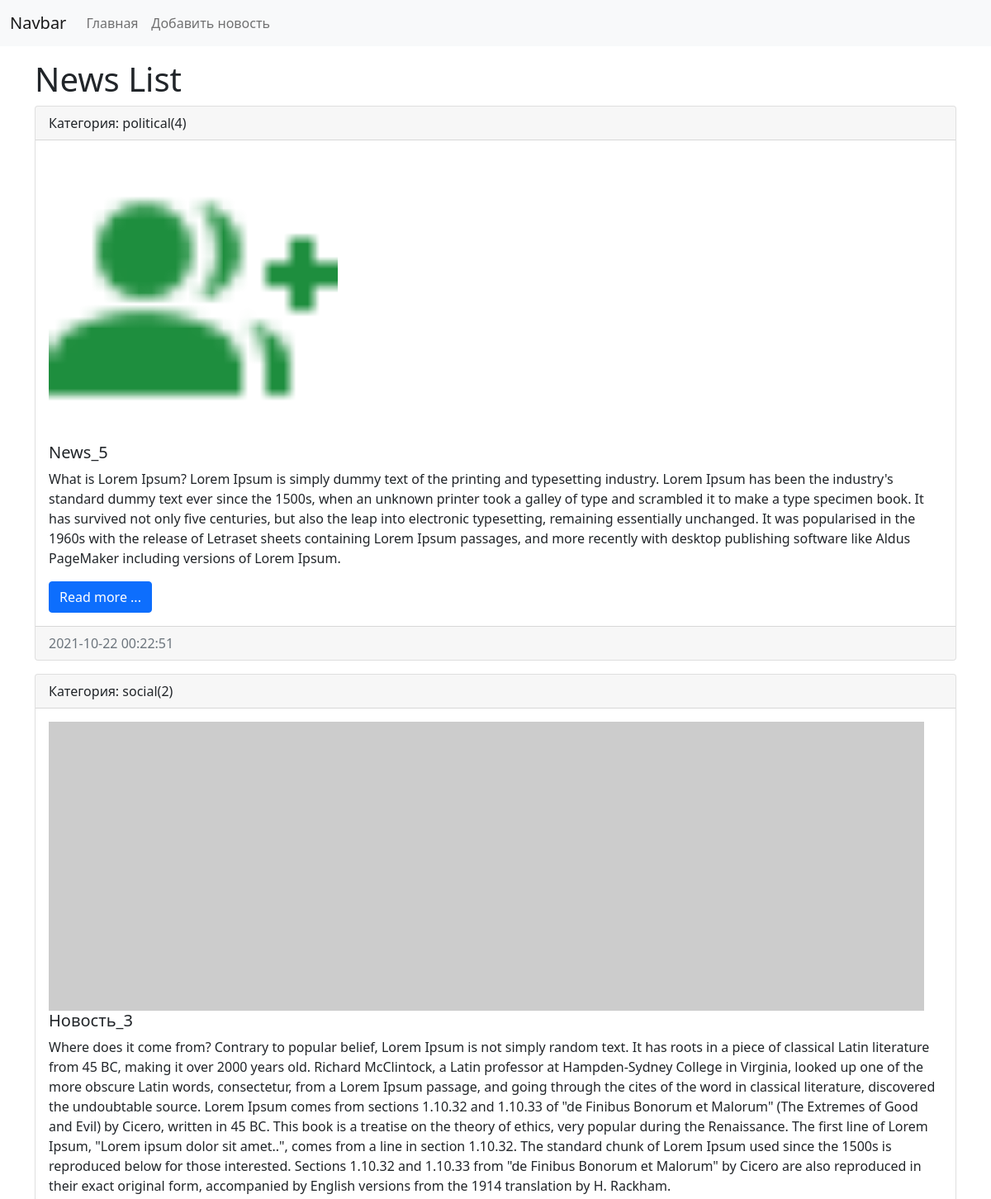
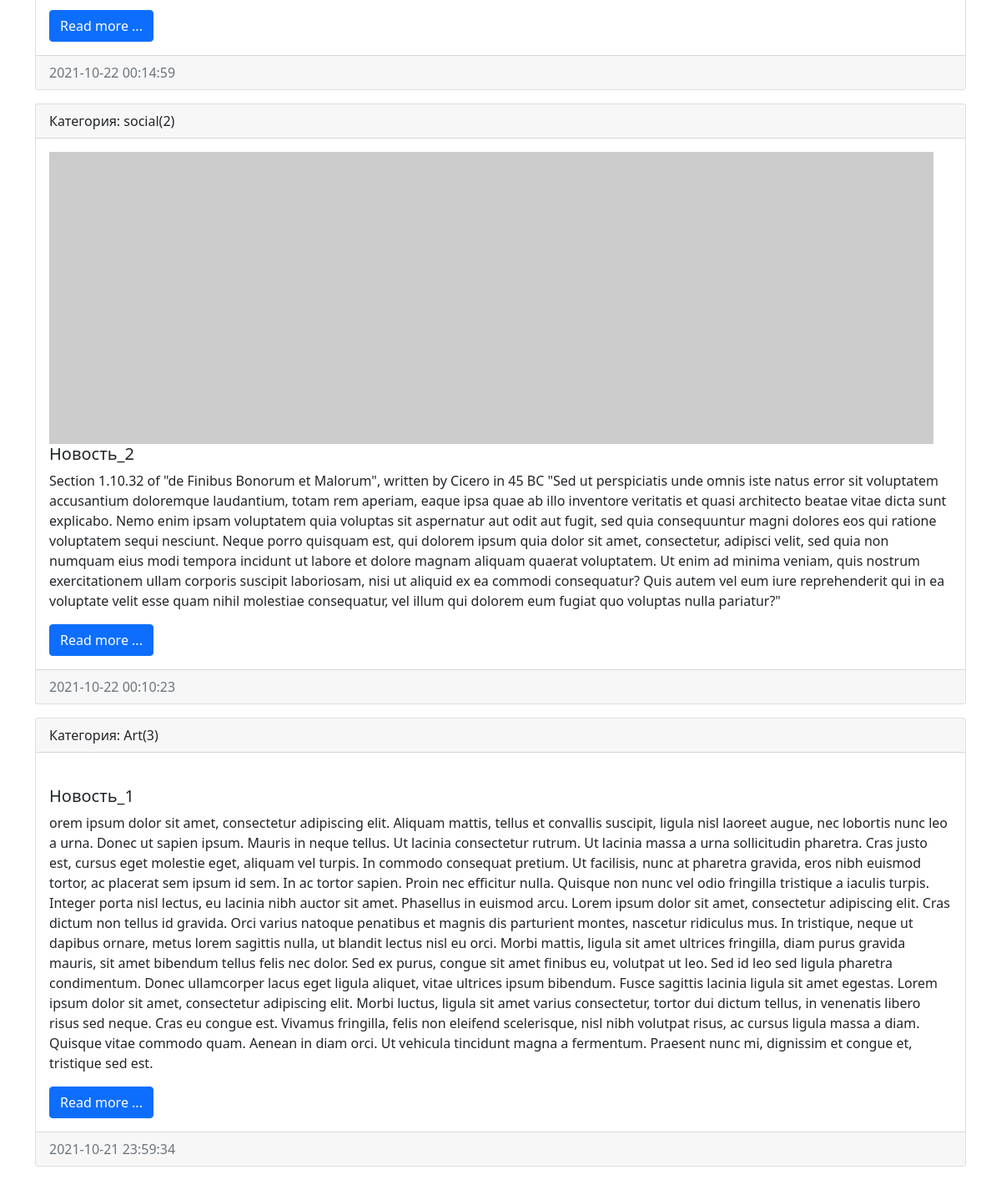
Page /news/ on the committed database (2 pictures, top to bottom).
### news/models.py (models this page shows, shortened)
class News(models.Model):
    title        = models.CharField(max_length=150, verbose_name='Наименование')
    content      = models.TextField(blank=True, verbose_name='Контент')
    created_at   = models.DateTimeField(auto_now_add=True, verbose_name='Дата публикации')
    updated_at   = models.DateTimeField(auto_now=True, verbose_name='Обновлено')
    photo        = models.ImageField(upload_to='photos/%Y/%m/%d', verbose_name='Фото', blank=True)
    is_published = models.BooleanField(default=True, verbose_name='Опубликовано')
    category = models.ForeignKey('Category', on_delete=models.PROTECT, null=True, verbose_name='Категория')
    class Meta:
        verbose_name = 'Новость(model)'
        verbose_name_plural = 'Новости(model)'
        ordering = ['-created_at', '-title']

class Category(models.Model):
    title = models.CharField(max_length=150, db_index=True, verbose_name='Наименование категории')
    class Meta:
        verbose_name = 'Категория'
        verbose_name_plural = 'Категории'
        ordering = ['title']

### news/views.py (the view)
# urls.py: path('', index),  # 127.0.0.1:8000/news
def index(request):
    news = News.objects.all()
    context = {
        'news': news,
        'title': 'News List'
    }
    return render(request, template_name='news/index.html', context=context)

### news/templates/news/index.html (shortened to what this page needs)
<!doctype html>
<html lang="en">
  <head>
    <link href="https://cdn.jsdelivr.net/npm/bootstrap@5.1.3/dist/css/bootstrap.min.css" rel="stylesheet">
  </head>
  <body>
    <nav class="navbar navbar-expand-lg navbar-light bg-light">
      <div class="container-fluid">
        <a class="navbar-brand" href="/">Navbar</a>
        <div class="collapse navbar-collapse" id="navbarSupportedContent">
          <ul class="navbar-nav me-auto mb-2 mb-lg-0">
            <li class="nav-item">
              <a class="nav-link" href="/">Главная</a>
            </li>
            <li class="nav-item">
              <a class="nav-link" href="#">Добавить новость</a>
            </li>
          </ul>
        </div>
      </div>
    </nav>
    <div class="container mt-3">
      <h1>{{ title }}</h1>
      <div class="row">
        <div class="col-md-12">
          {% for item in news %}
          <div class="card mb-3">
            <div class="card-header">
              Категория: {{ item.category.title }}({{ item.category.id }})
            </div>
            <div class="card-body">
              <div class="media">
                {% if item.photo %}
                    <img src="{{ item.photo.url }}" alt="" width="350" class="mr-3">
                {% else %}
                    <img src="https://picsum.photos/id/1060/350/235/?blur=2" alt="" class="mr-3">
                {% endif %}
                <div class="media-body">
                  <h5 class="card-title">{{ item.title }}</h5>
                  <p class="card-text">{{ item.content }}</p>
                  <a href="#" class="btn btn-primary">Read more ...</a>
                </div>
              </div>
            </div>
            <div class="card-footer text-muted">
              {{ item.created_at|date:"Y-m-d H:i:s" }}
            </div>
          </div>
          {% endfor %}
        </div>
      </div>
    </div>
  </body>
</html>

### rows in the picture
News: category "political", category.id "4", photo (picture), title "News_5", content "What is Lorem Ipsum? Lorem Ipsum is simply dummy text of the printing and typesetting industry. Lorem Ipsum has been the industry's standard dummy text ever since the 1500s, when an unknown printer took a galley of type and scrambled it to make a type specimen book. It has survived not only five centuries, but also the leap into electronic typesetting, remaining essentially unchanged. It was popularised in the 1960s with the release of Letraset sheets containing Lorem Ipsum passages, and more recently with desktop publishing software like Aldus PageMaker including versions of Lorem Ipsum.", created_at "2021-10-22 00:22:51"
News: category "social", category.id "2", title "Новость_3", content "Where does it come from? Contrary to popular belief, Lorem Ipsum is not simply random text. It has roots in a piece of classical Latin literature from 45 BC, making it over 2000 years old. Richard McClintock, a Latin professor at Hampden-Sydney College in Virginia, looked up one of the more obscure Latin words, consectetur, from a Lorem Ipsum passage, and going through the cites of the word in classical literature, discovered the undoubtable source. Lorem Ipsum comes from sections 1.10.32 and 1.10.33 of \"de Finibus Bonorum et Malorum\" (The Extremes of Good and Evil) by Cicero, written in 45 BC. This book is a treatise on the theory of ethics, very popular during the Renaissance. The first…", created_at "2021-10-22 00:14:59"
News: category "social", category.id "2", title "Новость_2", content "Section 1.10.32 of \"de Finibus Bonorum et Malorum\", written by Cicero in 45 BC \"Sed ut perspiciatis unde omnis iste natus error sit voluptatem accusantium doloremque laudantium, totam rem aperiam, eaque ipsa quae ab illo inventore veritatis et quasi architecto beatae vitae dicta sunt explicabo. Nemo enim ipsam voluptatem quia voluptas sit aspernatur aut odit aut fugit, sed quia consequuntur magni dolores eos qui ratione voluptatem sequi nesciunt. Neque porro quisquam est, qui dolorem ipsum quia dolor sit amet, consectetur, adipisci velit, sed quia non numquam eius modi tempora incidunt ut labore et dolore magnam aliquam quaerat voluptatem. Ut enim ad minima veniam, quis nostrum…", created_at "2021-10-22 00:10:23"
News: category "Art", category.id "3", title "Новость_1", content "orem ipsum dolor sit amet, consectetur adipiscing elit. Aliquam mattis, tellus et convallis suscipit, ligula nisl laoreet augue, nec lobortis nunc leo a urna. Donec ut sapien ipsum. Mauris in neque tellus. Ut lacinia consectetur rutrum. Ut lacinia massa a urna sollicitudin pharetra. Cras justo est, cursus eget molestie eget, aliquam vel turpis. In commodo consequat pretium. Ut facilisis, nunc at pharetra gravida, eros nibh euismod tortor, ac placerat sem ipsum id sem. In ac tortor sapien. Proin nec efficitur nulla. Quisque non nunc vel odio fringilla tristique a iaculis turpis. Integer porta nisl lectus, eu lacinia nibh auctor sit amet. Phasellus in euismod arcu. Lorem ipsum dolor sit amet,…", created_at "2021-10-21 23:59:34"

### other values in the picture
{{ title }} "News List"
